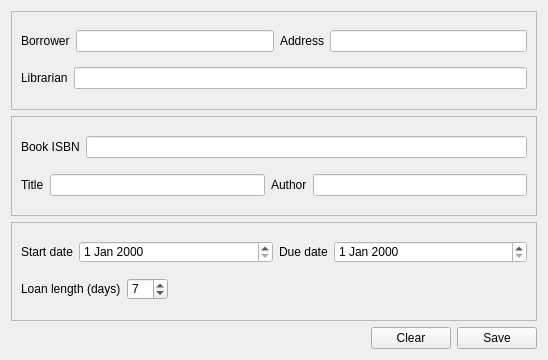
<?xml version="1.0" encoding="UTF-8"?>
<ui version="4.0">
 <class>LoanRegistration</class>
 <widget class="QWidget" name="LoanRegistration">
  <property name="geometry">
   <rect>
    <x>0</x>
    <y>0</y>
    <width>548</width>
    <height>360</height>
   </rect>
  </property>
  <property name="sizePolicy">
   <sizepolicy hsizetype="Fixed" vsizetype="Fixed">
    <horstretch>0</horstretch>
    <verstretch>0</verstretch>
   </sizepolicy>
  </property>
  <property name="windowTitle">
   <string>Form</string>
  </property>
  <property name="styleSheet">
   <string notr="true">QLineEdit:disabled,
QDateEdit:disabled {
background-color:#fff; 
color:#000;
}</string>
  </property>
  <layout class="QVBoxLayout" name="verticalLayout_4">
   <item>
    <widget class="QFrame" name="frame_persons">
     <property name="frameShape">
      <enum>QFrame::StyledPanel</enum>
     </property>
     <property name="frameShadow">
      <enum>QFrame::Raised</enum>
     </property>
     <layout class="QVBoxLayout" name="verticalLayout_2">
      <item>
       <layout class="QHBoxLayout" name="horizontalLayout">
        <item>
         <widget class="QLabel" name="label_borrower">
          <property name="text">
           <string>Borrower</string>
          </property>
          <property name="buddy">
           <cstring>edit_borrower</cstring>
          </property>
         </widget>
        </item>
        <item>
         <widget class="QLineEdit" name="edit_borrower">
          <property name="enabled">
           <bool>false</bool>
          </property>
          <property name="styleSheet">
           <string notr="true"/>
          </property>
         </widget>
        </item>
        <item>
         <widget class="QLabel" name="label">
          <property name="text">
           <string>Address</string>
          </property>
         </widget>
        </item>
        <item>
         <widget class="QLineEdit" name="edit_address">
          <property name="enabled">
           <bool>false</bool>
          </property>
         </widget>
        </item>
       </layout>
      </item>
      <item>
       <layout class="QHBoxLayout" name="horizontalLayout_2">
        <item>
         <widget class="QLabel" name="label_librarian">
          <property name="text">
           <string>Librarian</string>
          </property>
          <property name="buddy">
           <cstring>edit_librarian</cstring>
          </property>
         </widget>
        </item>
        <item>
         <widget class="QLineEdit" name="edit_librarian">
          <property name="enabled">
           <bool>false</bool>
          </property>
         </widget>
        </item>
       </layout>
      </item>
     </layout>
    </widget>
   </item>
   <item>
    <widget class="QFrame" name="frame_book">
     <property name="frameShape">
      <enum>QFrame::StyledPanel</enum>
     </property>
     <property name="frameShadow">
      <enum>QFrame::Raised</enum>
     </property>
     <layout class="QVBoxLayout" name="verticalLayout">
      <item>
       <layout class="QHBoxLayout" name="horizontalLayout_3">
        <item>
         <widget class="QLabel" name="label_book">
          <property name="text">
           <string>Book ISBN</string>
          </property>
         </widget>
        </item>
        <item>
         <widget class="QLineEdit" name="edit_isbn">
          <property name="enabled">
           <bool>false</bool>
          </property>
         </widget>
        </item>
       </layout>
      </item>
      <item>
       <layout class="QHBoxLayout" name="horizontalLayout_4">
        <item>
         <widget class="QLabel" name="label_2">
          <property name="text">
           <string>Title</string>
          </property>
         </widget>
        </item>
        <item>
         <widget class="QLineEdit" name="edit_title">
          <property name="enabled">
           <bool>false</bool>
          </property>
         </widget>
        </item>
        <item>
         <widget class="QLabel" name="label_3">
          <property name="text">
           <string>Author</string>
          </property>
         </widget>
        </item>
        <item>
         <widget class="QLineEdit" name="edit_author">
          <property name="enabled">
           <bool>false</bool>
          </property>
         </widget>
        </item>
       </layout>
      </item>
     </layout>
    </widget>
   </item>
   <item>
    <widget class="QFrame" name="frame_loanPeriod">
     <property name="frameShape">
      <enum>QFrame::StyledPanel</enum>
     </property>
     <property name="frameShadow">
      <enum>QFrame::Raised</enum>
     </property>
     <layout class="QVBoxLayout" name="verticalLayout_3">
      <item>
       <layout class="QHBoxLayout" name="horizontalLayout_5" stretch="0,1,0,1">
        <item>
         <widget class="QLabel" name="label_outDate">
          <property name="text">
           <string>Start date</string>
          </property>
         </widget>
        </item>
        <item>
         <widget class="QDateEdit" name="edit_outDate">
          <property name="enabled">
           <bool>false</bool>
          </property>
         </widget>
        </item>
        <item>
         <widget class="QLabel" name="label_dueDate">
          <property name="text">
           <string>Due date</string>
          </property>
         </widget>
        </item>
        <item>
         <widget class="QDateEdit" name="edit_dueDate">
          <property name="enabled">
           <bool>false</bool>
          </property>
         </widget>
        </item>
       </layout>
      </item>
      <item>
       <layout class="QHBoxLayout" name="horizontalLayout_6">
        <item>
         <widget class="QLabel" name="label_loanTime">
          <property name="text">
           <string>Loan length (days)</string>
          </property>
          <property name="buddy">
           <cstring>edit_loanTime</cstring>
          </property>
         </widget>
        </item>
        <item>
         <widget class="QSpinBox" name="edit_loanTime">
          <property name="styleSheet">
           <string notr="true"/>
          </property>
          <property name="suffix">
           <string/>
          </property>
          <property name="minimum">
           <number>1</number>
          </property>
          <property name="maximum">
           <number>14</number>
          </property>
          <property name="value">
           <number>7</number>
          </property>
         </widget>
        </item>
        <item>
         <spacer name="horizontalSpacer">
          <property name="orientation">
           <enum>Qt::Horizontal</enum>
          </property>
          <property name="sizeHint" stdset="0">
           <size>
            <width>40</width>
            <height>20</height>
           </size>
          </property>
         </spacer>
        </item>
       </layout>
      </item>
     </layout>
    </widget>
   </item>
   <item>
    <layout class="QHBoxLayout" name="horizontalLayout_7">
     <item>
      <spacer name="horizontalSpacer_2">
       <property name="orientation">
        <enum>Qt::Horizontal</enum>
       </property>
       <property name="sizeHint" stdset="0">
        <size>
         <width>40</width>
         <height>20</height>
        </size>
       </property>
      </spacer>
     </item>
     <item>
      <widget class="QPushButton" name="buttonReset">
       <property name="text">
        <string>Clear</string>
       </property>
      </widget>
     </item>
     <item>
      <widget class="QPushButton" name="buttonSave">
       <property name="text">
        <string>Save</string>
       </property>
      </widget>
     </item>
    </layout>
   </item>
  </layout>
 </widget>
 <resources/>
 <connections/>
</ui>
